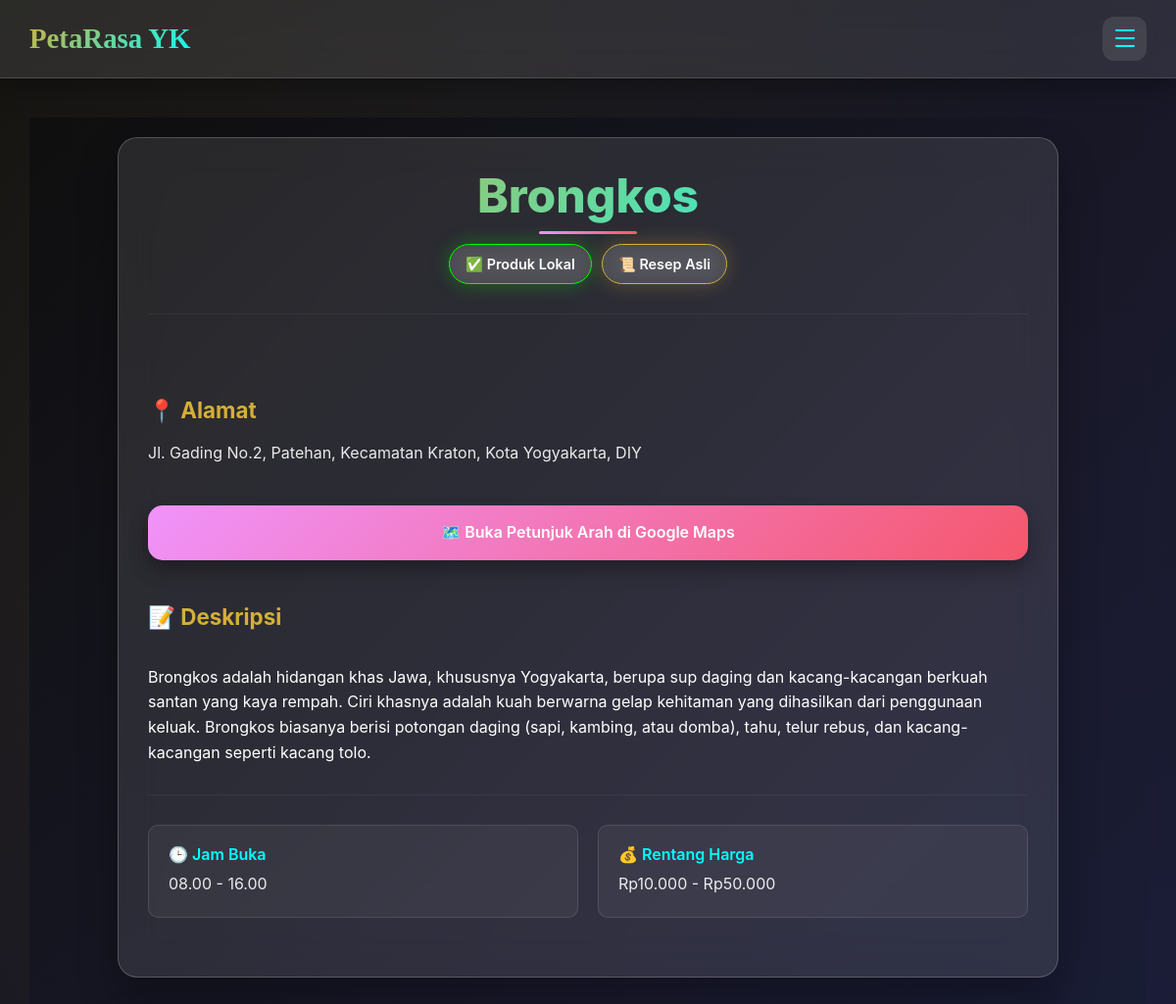
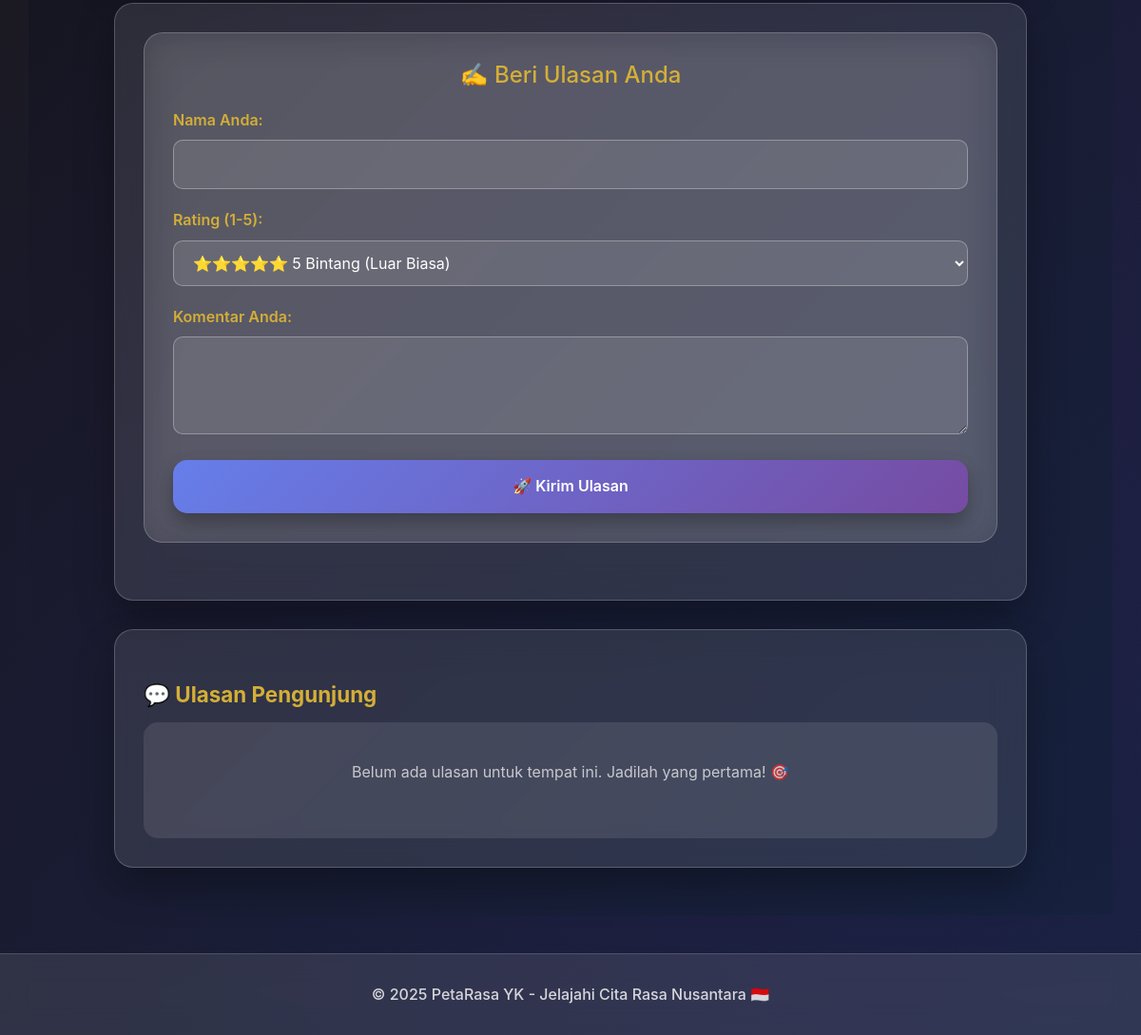
Page /lokasi/7/ on the committed database (2 pictures, top to bottom).
### kuliner/models.py (models this page shows, shortened)
class LokasiKuliner(models.Model):
    AREA_CHOICES = [
        ('KOTA', 'Kota Yogyakarta'),
        ('SLEMAN', 'Sleman'),
        ('BANTUL', 'Bantul'),
        ('KULONPROGO', 'Kulon Progo'),
        ('GUNUNGKIDUL', 'Gunungkidul'),
    ]
    nama = models.CharField(max_length=100)
    alamat = models.TextField()
    deskripsi = models.TextField()
    latitude = models.FloatField()
    longitude = models.FloatField()
    is_produk_lokal = models.BooleanField(default=False, verbose_name="Label Produk Lokal")
    is_resep_asli = models.BooleanField(default=False, verbose_name="Label Resep Asli")
    foto_utama = models.ImageField(upload_to='lokasi_kuliner/', blank=True, null=True)
    area = models.CharField(max_length=50, choices=AREA_CHOICES, blank=True)
    jam_buka = models.CharField(max_length=100, blank=True)
    rentang_harga = models.CharField(max_length=100, blank=True)

### kuliner/views.py (the view)
# urls.py: path('lokasi/<int:pk>/', views.detail_lokasi, name='detail-lokasi'),
def detail_lokasi(request, pk):
    lokasi = get_object_or_404(LokasiKuliner, pk=pk)
    lokasi.latitude_str = str(lokasi.latitude)
    lokasi.longitude_str = str(lokasi.longitude)
    context = {
        'lokasi': lokasi,
        'active_page': 'peta'
    }
    return render(request, 'kuliner/detail_lokasi.html', context)

### kuliner/templates/kuliner/detail_lokasi.html (shortened to what this page needs)
{% extends "kuliner/base.html" %}
{% block content %}
<div class="modern-container">
    <div class="modern-row">
        <div class="futuristic-card fade-in">
            <h1 class="hero-title">{{ lokasi.nama }}</h1>
            <div class="modern-badges">
                {% if lokasi.is_produk_lokal %}
                    <span class="neon-badge success">✅ Produk Lokal</span>
                {% endif %}
                {% if lokasi.is_resep_asli %}
                    <span class="neon-badge warning">📜 Resep Asli</span>
                {% endif %}
            </div>
            <hr style="border-color: rgba(255, 255, 255, 0.2); margin: 30px 0;">
            <h5 class="section-header">📍 Alamat</h5>
            <p class="content-text">{{ lokasi.alamat }}</p>
            <a href="https://www.google.com/maps/dir/?api=1&destination={{ lokasi.latitude_str }},{{ lokasi.longitude_str }}"
            class="cyber-button"
            target="_blank"
            rel="noopener noreferrer">
                🗺️ Buka Petunjuk Arah di Google Maps
            </a>
            <h5 class="section-header">📝 Deskripsi</h5>
            <p class="content-text">{{ lokasi.deskripsi|linebreaks }}</p>
            <hr style="border-color: rgba(255, 255, 255, 0.2); margin: 30px 0;">
            <div class="info-matrix">
                <div class="info-cell">
                    <h6>🕒 Jam Buka</h6>
                    <p>{{ lokasi.jam_buka|default:"Informasi belum tersedia" }}</p>
                </div>
                <div class="info-cell">
                    <h6>💰 Rentang Harga</h6>
                    <p>{{ lokasi.rentang_harga|default:"Informasi belum tersedia" }}</p>
                </div>
            </div>
        </div>
        <div class="futuristic-card fade-in">
            <div class="review-portal">
                <h4>✍️ Beri Ulasan Anda</h4>
                <form action="{% url 'tambah-ulasan' lokasi.pk %}" method="post">
                    <div class="form-field">
                        <label for="nama_pengulas" class="field-label">Nama Anda:</label>
                        <input type="text" class="cyber-input" id="nama_pengulas" name="nama_pengulas" required>
                    </div>
                    <div class="form-field">
                        <label for="rating" class="field-label">Rating (1-5):</label>
                        <select class="cyber-select" id="rating" name="rating" required>
                            <option value="5">⭐⭐⭐⭐⭐ 5 Bintang (Luar Biasa)</option>
                        </select>
                    </div>
                    <div class="form-field">
                        <label for="komentar" class="field-label">Komentar Anda:</label>
                        <textarea class="cyber-textarea" id="komentar" name="komentar" rows="3" required></textarea>
                    </div>
                    <button type="submit" class="submit-portal">🚀 Kirim Ulasan</button>
                </form>
            </div>
        </div>
        <div class="futuristic-card fade-in">
            <h2 class="section-header">💬 Ulasan Pengunjung</h2>
            {% for ulasan in lokasi.ulasan.all %}
                <div class="review-matrix">
                    <div class="review-header">
                        <h5 class="reviewer-id">{{ ulasan.nama_pengulas }}</h5>
                        <span class="rating-display">⭐ {{ ulasan.rating }}/5</span>
                    </div>
                    <small class="timestamp">
                        Pada: {{ ulasan.dibuat_pada|date:"d F Y" }}
                    </small>
                    <p class="review-content">{{ ulasan.komentar }}</p>
                </div>
            {% empty %}
                <div class="empty-state">
                    <p>Belum ada ulasan untuk tempat ini. Jadilah yang pertama! 🎯</p>
                </div>
            {% endfor %}
        </div>
    </div>
</div>
{% endblock %}

### kuliner/templates/kuliner/base.html (style rules this page uses)
:root { --primary-gradient: linear-gradient(135deg, #667eea 0%, #764ba2 100%); --secondary-gradient: linear-gradient(135deg, #f093fb 0%, #f5576c 100%); --traditional-gold: #d4af37; --traditional-bronze: #cd7f32; --futuristic-cyan: #00ffff; --futuristic-purple: #8a2be2; --dark-bg: #0f0f0f; --glass-bg: rgba(255, 255, 255, 0.1); --text-light: #ffffff; --text-dark: #333333; --navbar-height: 70px; }
@media (min-width: 768px) { :root { --navbar-height: 80px; } }
* { margin: 0; padding: 0; box-sizing: border-box; }
body { font-family: 'Inter', -apple-system, BlinkMacSystemFont, sans-serif; background: var(--dark-bg); background-image: radial-gradient(circle at 25% 25%, rgba(212, 175, 55, 0.08) 0%, transparent 50%), radial-gradient(circle at 75% 75%, rgba(138, 43, 226, 0.08) 0%, transparent 50%), linear-gradient(135deg, #0f0f0f 0%, #1a1a2e 50%, #16213e 100%); background-attachment: fixed; color: var(--text-light); line-height: 1.6; overflow-x: hidden; min-height: 100vh; -webkit-font-smoothing: antialiased; -moz-osx-font-smoothing: grayscale; }

### rows in the picture
LokasiKuliner: nama "Brongkos", alamat "Jl. Gading No.2, Patehan, Kecamatan Kraton, Kota Yogyakarta, DIY", deskripsi "Brongkos adalah hidangan khas Jawa, khususnya Yogyakarta, berupa sup daging dan kacang-kacangan berkuah santan yang kaya rempah. Ciri khasnya adalah kuah berwarna gelap kehitaman yang dihasilkan dari penggunaan keluak. Brongkos biasanya berisi potongan daging (sapi, kambing, atau domba), tahu, telur rebus, dan kacang-kacangan seperti kacang tolo.", jam_buka "08.00 - 16.00", rentang_harga "Rp10.000 - Rp50.000"
